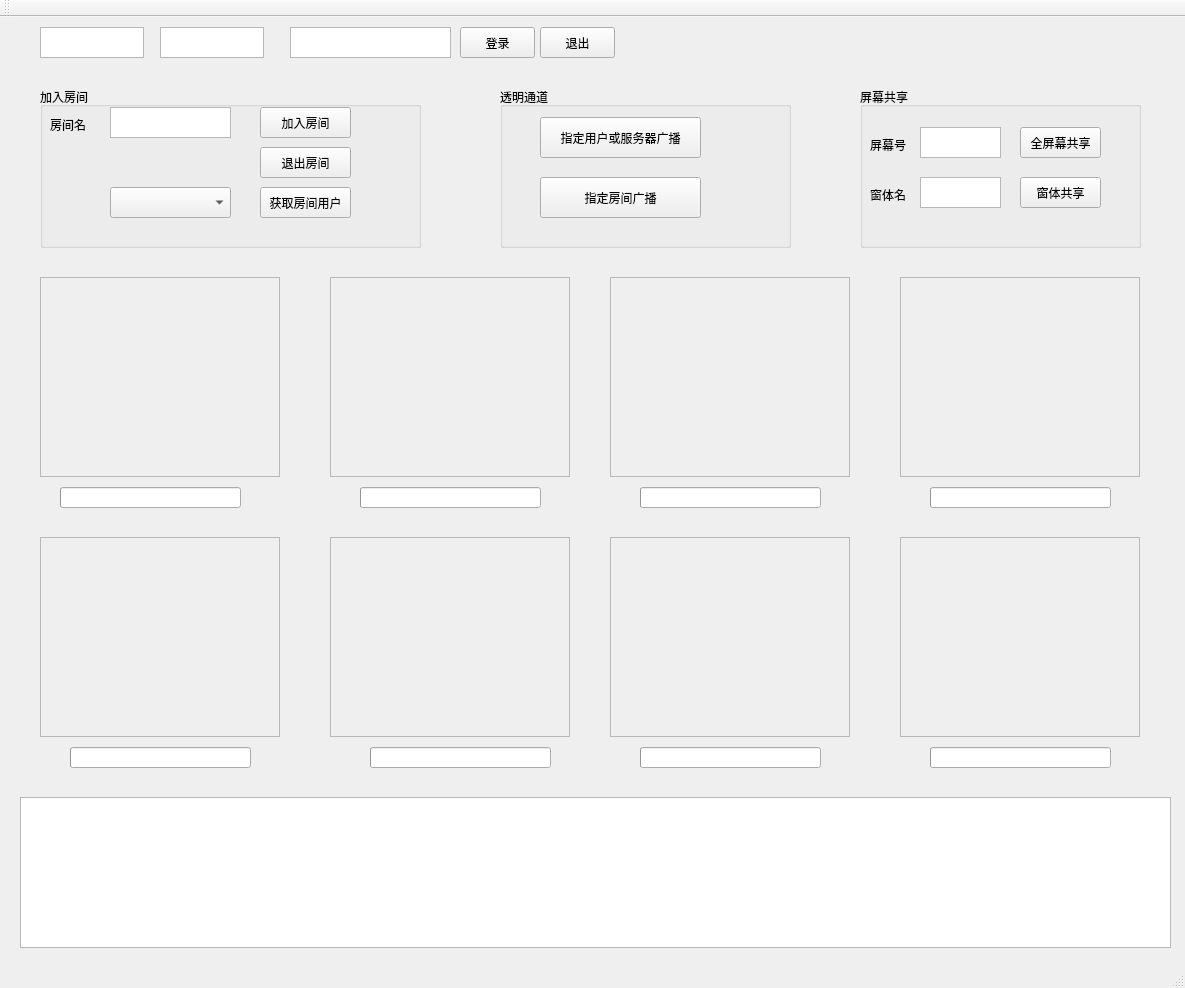
<?xml version="1.0" encoding="UTF-8"?>
<ui version="4.0">
 <class>QtCSDKExampleClass</class>
 <widget class="QMainWindow" name="QtCSDKExampleClass">
  <property name="enabled">
   <bool>true</bool>
  </property>
  <property name="geometry">
   <rect>
    <x>0</x>
    <y>0</y>
    <width>1185</width>
    <height>988</height>
   </rect>
  </property>
  <property name="windowTitle">
   <string>CSDKExample</string>
  </property>
  <widget class="QWidget" name="centralWidget">
   <widget class="QTextEdit" name="tex_username">
    <property name="geometry">
     <rect>
      <x>40</x>
      <y>10</y>
      <width>104</width>
      <height>31</height>
     </rect>
    </property>
   </widget>
   <widget class="QTextEdit" name="tex_passward">
    <property name="geometry">
     <rect>
      <x>160</x>
      <y>10</y>
      <width>104</width>
      <height>31</height>
     </rect>
    </property>
   </widget>
   <widget class="QPushButton" name="btn_login">
    <property name="geometry">
     <rect>
      <x>460</x>
      <y>10</y>
      <width>75</width>
      <height>31</height>
     </rect>
    </property>
    <property name="text">
     <string>登录</string>
    </property>
   </widget>
   <widget class="QTextEdit" name="tex_server">
    <property name="geometry">
     <rect>
      <x>290</x>
      <y>10</y>
      <width>161</width>
      <height>31</height>
     </rect>
    </property>
   </widget>
   <widget class="QTextEdit" name="tex_conlog">
    <property name="geometry">
     <rect>
      <x>20</x>
      <y>780</y>
      <width>1151</width>
      <height>151</height>
     </rect>
    </property>
   </widget>
   <widget class="QGroupBox" name="groupBox_2">
    <property name="geometry">
     <rect>
      <x>40</x>
      <y>70</y>
      <width>381</width>
      <height>161</height>
     </rect>
    </property>
    <property name="title">
     <string>加入房间</string>
    </property>
    <widget class="QPushButton" name="btn_joinRoom">
     <property name="geometry">
      <rect>
       <x>220</x>
       <y>20</y>
       <width>91</width>
       <height>31</height>
      </rect>
     </property>
     <property name="text">
      <string>加入房间</string>
     </property>
    </widget>
    <widget class="QLabel" name="label_7">
     <property name="geometry">
      <rect>
       <x>10</x>
       <y>30</y>
       <width>41</width>
       <height>16</height>
      </rect>
     </property>
     <property name="text">
      <string>房间名</string>
     </property>
    </widget>
    <widget class="QPushButton" name="btn_leave_room">
     <property name="geometry">
      <rect>
       <x>220</x>
       <y>60</y>
       <width>91</width>
       <height>31</height>
      </rect>
     </property>
     <property name="text">
      <string>退出房间</string>
     </property>
    </widget>
    <widget class="QPushButton" name="btn_getusers">
     <property name="geometry">
      <rect>
       <x>220</x>
       <y>100</y>
       <width>91</width>
       <height>31</height>
      </rect>
     </property>
     <property name="text">
      <string>获取房间用户</string>
     </property>
    </widget>
    <widget class="QComboBox" name="cmb_users_list">
     <property name="geometry">
      <rect>
       <x>70</x>
       <y>100</y>
       <width>121</width>
       <height>31</height>
      </rect>
     </property>
    </widget>
    <widget class="QTextEdit" name="text_room_name">
     <property name="geometry">
      <rect>
       <x>70</x>
       <y>20</y>
       <width>121</width>
       <height>31</height>
      </rect>
     </property>
    </widget>
   </widget>
   <widget class="QPushButton" name="btn_logout">
    <property name="geometry">
     <rect>
      <x>540</x>
      <y>10</y>
      <width>75</width>
      <height>31</height>
     </rect>
    </property>
    <property name="text">
     <string>退出</string>
    </property>
   </widget>
   <widget class="QFrame" name="localframe">
    <property name="geometry">
     <rect>
      <x>40</x>
      <y>260</y>
      <width>240</width>
      <height>200</height>
     </rect>
    </property>
    <property name="autoFillBackground">
     <bool>false</bool>
    </property>
    <property name="frameShape">
     <enum>QFrame::StyledPanel</enum>
    </property>
    <property name="frameShadow">
     <enum>QFrame::Raised</enum>
    </property>
   </widget>
   <widget class="QFrame" name="remoteframe">
    <property name="geometry">
     <rect>
      <x>330</x>
      <y>260</y>
      <width>240</width>
      <height>200</height>
     </rect>
    </property>
    <property name="autoFillBackground">
     <bool>false</bool>
    </property>
    <property name="frameShape">
     <enum>QFrame::StyledPanel</enum>
    </property>
    <property name="frameShadow">
     <enum>QFrame::Raised</enum>
    </property>
   </widget>
   <widget class="QFrame" name="remoteframe_2">
    <property name="geometry">
     <rect>
      <x>610</x>
      <y>260</y>
      <width>240</width>
      <height>200</height>
     </rect>
    </property>
    <property name="autoFillBackground">
     <bool>false</bool>
    </property>
    <property name="frameShape">
     <enum>QFrame::StyledPanel</enum>
    </property>
    <property name="frameShadow">
     <enum>QFrame::Raised</enum>
    </property>
   </widget>
   <widget class="QFrame" name="remoteframe_3">
    <property name="geometry">
     <rect>
      <x>900</x>
      <y>260</y>
      <width>240</width>
      <height>200</height>
     </rect>
    </property>
    <property name="autoFillBackground">
     <bool>false</bool>
    </property>
    <property name="frameShape">
     <enum>QFrame::StyledPanel</enum>
    </property>
    <property name="frameShadow">
     <enum>QFrame::Raised</enum>
    </property>
   </widget>
   <widget class="QFrame" name="remoteframe_4">
    <property name="geometry">
     <rect>
      <x>40</x>
      <y>520</y>
      <width>240</width>
      <height>200</height>
     </rect>
    </property>
    <property name="autoFillBackground">
     <bool>false</bool>
    </property>
    <property name="frameShape">
     <enum>QFrame::StyledPanel</enum>
    </property>
    <property name="frameShadow">
     <enum>QFrame::Raised</enum>
    </property>
   </widget>
   <widget class="QFrame" name="remoteframe_5">
    <property name="geometry">
     <rect>
      <x>330</x>
      <y>520</y>
      <width>240</width>
      <height>200</height>
     </rect>
    </property>
    <property name="autoFillBackground">
     <bool>false</bool>
    </property>
    <property name="frameShape">
     <enum>QFrame::StyledPanel</enum>
    </property>
    <property name="frameShadow">
     <enum>QFrame::Raised</enum>
    </property>
   </widget>
   <widget class="QFrame" name="remoteframe_6">
    <property name="geometry">
     <rect>
      <x>610</x>
      <y>520</y>
      <width>240</width>
      <height>200</height>
     </rect>
    </property>
    <property name="autoFillBackground">
     <bool>false</bool>
    </property>
    <property name="frameShape">
     <enum>QFrame::StyledPanel</enum>
    </property>
    <property name="frameShadow">
     <enum>QFrame::Raised</enum>
    </property>
   </widget>
   <widget class="QFrame" name="remoteframe_7">
    <property name="geometry">
     <rect>
      <x>900</x>
      <y>520</y>
      <width>240</width>
      <height>200</height>
     </rect>
    </property>
    <property name="autoFillBackground">
     <bool>false</bool>
    </property>
    <property name="frameShape">
     <enum>QFrame::StyledPanel</enum>
    </property>
    <property name="frameShadow">
     <enum>QFrame::Raised</enum>
    </property>
   </widget>
   <widget class="QWidget" name="layoutWidget_7">
    <property name="geometry">
     <rect>
      <x>60</x>
      <y>490</y>
      <width>191</width>
      <height>18</height>
     </rect>
    </property>
    <layout class="QHBoxLayout" name="horizontalLayout_8">
     <item>
      <widget class="QLabel" name="label">
       <property name="text">
        <string/>
       </property>
      </widget>
     </item>
     <item>
      <widget class="QCheckBox" name="enableVideo_cb_local">
       <property name="mouseTracking">
        <bool>true</bool>
       </property>
       <property name="text">
        <string>video</string>
       </property>
       <property name="checkable">
        <bool>true</bool>
       </property>
       <property name="checked">
        <bool>false</bool>
       </property>
      </widget>
     </item>
     <item>
      <widget class="QCheckBox" name="enableAudio_cb_local">
       <property name="text">
        <string>audio</string>
       </property>
       <property name="checked">
        <bool>false</bool>
       </property>
      </widget>
     </item>
    </layout>
   </widget>
   <widget class="QGroupBox" name="groupBox_4">
    <property name="geometry">
     <rect>
      <x>500</x>
      <y>70</y>
      <width>291</width>
      <height>161</height>
     </rect>
    </property>
    <property name="title">
     <string>透明通道</string>
    </property>
    <widget class="QPushButton" name="btn_transbuffer">
     <property name="geometry">
      <rect>
       <x>40</x>
       <y>30</y>
       <width>161</width>
       <height>41</height>
      </rect>
     </property>
     <property name="text">
      <string>指定用户或服务器广播</string>
     </property>
    </widget>
    <widget class="QPushButton" name="btn_transbufferroom">
     <property name="geometry">
      <rect>
       <x>40</x>
       <y>90</y>
       <width>161</width>
       <height>41</height>
      </rect>
     </property>
     <property name="text">
      <string>指定房间广播</string>
     </property>
    </widget>
   </widget>
   <widget class="QLabel" name="remoteuser_3">
    <property name="geometry">
     <rect>
      <x>920</x>
      <y>500</y>
      <width>189</width>
      <height>16</height>
     </rect>
    </property>
    <property name="text">
     <string/>
    </property>
   </widget>
   <widget class="QProgressBar" name="remote_audio_level_1">
    <property name="geometry">
     <rect>
      <x>360</x>
      <y>470</y>
      <width>181</width>
      <height>21</height>
     </rect>
    </property>
    <property name="value">
     <number>0</number>
    </property>
    <property name="textVisible">
     <bool>false</bool>
    </property>
   </widget>
   <widget class="QProgressBar" name="remote_audio_level_2">
    <property name="geometry">
     <rect>
      <x>640</x>
      <y>470</y>
      <width>181</width>
      <height>21</height>
     </rect>
    </property>
    <property name="value">
     <number>0</number>
    </property>
    <property name="textVisible">
     <bool>false</bool>
    </property>
   </widget>
   <widget class="QProgressBar" name="remote_audio_level_3">
    <property name="geometry">
     <rect>
      <x>930</x>
      <y>470</y>
      <width>181</width>
      <height>21</height>
     </rect>
    </property>
    <property name="value">
     <number>0</number>
    </property>
    <property name="textVisible">
     <bool>false</bool>
    </property>
   </widget>
   <widget class="QProgressBar" name="remote_audio_level_4">
    <property name="geometry">
     <rect>
      <x>70</x>
      <y>730</y>
      <width>181</width>
      <height>21</height>
     </rect>
    </property>
    <property name="value">
     <number>0</number>
    </property>
    <property name="textVisible">
     <bool>false</bool>
    </property>
   </widget>
   <widget class="QProgressBar" name="remote_audio_level_5">
    <property name="geometry">
     <rect>
      <x>370</x>
      <y>730</y>
      <width>181</width>
      <height>21</height>
     </rect>
    </property>
    <property name="value">
     <number>0</number>
    </property>
    <property name="textVisible">
     <bool>false</bool>
    </property>
   </widget>
   <widget class="QProgressBar" name="remote_audio_level_6">
    <property name="geometry">
     <rect>
      <x>640</x>
      <y>730</y>
      <width>181</width>
      <height>21</height>
     </rect>
    </property>
    <property name="value">
     <number>0</number>
    </property>
    <property name="textVisible">
     <bool>false</bool>
    </property>
   </widget>
   <widget class="QProgressBar" name="remote_audio_level_7">
    <property name="geometry">
     <rect>
      <x>930</x>
      <y>730</y>
      <width>181</width>
      <height>21</height>
     </rect>
    </property>
    <property name="value">
     <number>0</number>
    </property>
    <property name="textVisible">
     <bool>false</bool>
    </property>
   </widget>
   <widget class="QProgressBar" name="local_audio_level">
    <property name="geometry">
     <rect>
      <x>60</x>
      <y>470</y>
      <width>181</width>
      <height>21</height>
     </rect>
    </property>
    <property name="value">
     <number>0</number>
    </property>
    <property name="textVisible">
     <bool>false</bool>
    </property>
   </widget>
   <widget class="QGroupBox" name="groupBox_5">
    <property name="geometry">
     <rect>
      <x>860</x>
      <y>70</y>
      <width>281</width>
      <height>161</height>
     </rect>
    </property>
    <property name="title">
     <string>屏幕共享</string>
    </property>
    <widget class="QPushButton" name="btn_desktopshare">
     <property name="geometry">
      <rect>
       <x>160</x>
       <y>40</y>
       <width>81</width>
       <height>31</height>
      </rect>
     </property>
     <property name="text">
      <string>全屏幕共享</string>
     </property>
    </widget>
    <widget class="QPushButton" name="btn_windowshare">
     <property name="geometry">
      <rect>
       <x>160</x>
       <y>90</y>
       <width>81</width>
       <height>31</height>
      </rect>
     </property>
     <property name="text">
      <string>窗体共享</string>
     </property>
    </widget>
    <widget class="QLabel" name="label_8">
     <property name="geometry">
      <rect>
       <x>10</x>
       <y>100</y>
       <width>41</width>
       <height>16</height>
      </rect>
     </property>
     <property name="text">
      <string>窗体名</string>
     </property>
    </widget>
    <widget class="QTextEdit" name="text_windowname">
     <property name="geometry">
      <rect>
       <x>60</x>
       <y>90</y>
       <width>81</width>
       <height>31</height>
      </rect>
     </property>
    </widget>
    <widget class="QLabel" name="label_9">
     <property name="geometry">
      <rect>
       <x>10</x>
       <y>50</y>
       <width>41</width>
       <height>16</height>
      </rect>
     </property>
     <property name="text">
      <string>屏幕号</string>
     </property>
    </widget>
    <widget class="QTextEdit" name="text_desktopid">
     <property name="geometry">
      <rect>
       <x>60</x>
       <y>40</y>
       <width>81</width>
       <height>31</height>
      </rect>
     </property>
    </widget>
   </widget>
   <widget class="QWidget" name="layoutWidget_8">
    <property name="geometry">
     <rect>
      <x>350</x>
      <y>490</y>
      <width>191</width>
      <height>20</height>
     </rect>
    </property>
    <layout class="QHBoxLayout" name="horizontalLayout_9">
     <item>
      <widget class="QLabel" name="remote_label_1">
       <property name="text">
        <string/>
       </property>
      </widget>
     </item>
     <item>
      <widget class="QCheckBox" name="enableVideo_cb_remote_1">
       <property name="mouseTracking">
        <bool>true</bool>
       </property>
       <property name="text">
        <string>video</string>
       </property>
       <property name="checkable">
        <bool>true</bool>
       </property>
       <property name="checked">
        <bool>false</bool>
       </property>
      </widget>
     </item>
     <item>
      <widget class="QCheckBox" name="enableAudio_cb_remote_1">
       <property name="text">
        <string>audio</string>
       </property>
       <property name="checked">
        <bool>false</bool>
       </property>
      </widget>
     </item>
    </layout>
   </widget>
   <widget class="QWidget" name="layoutWidget_9">
    <property name="geometry">
     <rect>
      <x>640</x>
      <y>490</y>
      <width>191</width>
      <height>20</height>
     </rect>
    </property>
    <layout class="QHBoxLayout" name="horizontalLayout_10">
     <item>
      <widget class="QLabel" name="remote_label_2">
       <property name="text">
        <string/>
       </property>
      </widget>
     </item>
     <item>
      <widget class="QCheckBox" name="enableVideo_cb_remote_2">
       <property name="mouseTracking">
        <bool>true</bool>
       </property>
       <property name="text">
        <string>video</string>
       </property>
       <property name="checkable">
        <bool>true</bool>
       </property>
       <property name="checked">
        <bool>false</bool>
       </property>
      </widget>
     </item>
     <item>
      <widget class="QCheckBox" name="enableAudio_cb_remote_2">
       <property name="text">
        <string>audio</string>
       </property>
       <property name="checked">
        <bool>false</bool>
       </property>
      </widget>
     </item>
    </layout>
   </widget>
   <widget class="QWidget" name="layoutWidget_10">
    <property name="geometry">
     <rect>
      <x>930</x>
      <y>490</y>
      <width>191</width>
      <height>20</height>
     </rect>
    </property>
    <layout class="QHBoxLayout" name="horizontalLayout_11">
     <item>
      <widget class="QLabel" name="remote_label_3">
       <property name="text">
        <string/>
       </property>
      </widget>
     </item>
     <item>
      <widget class="QCheckBox" name="enableVideo_cb_remote_3">
       <property name="mouseTracking">
        <bool>true</bool>
       </property>
       <property name="text">
        <string>video</string>
       </property>
       <property name="checkable">
        <bool>true</bool>
       </property>
       <property name="checked">
        <bool>false</bool>
       </property>
      </widget>
     </item>
     <item>
      <widget class="QCheckBox" name="enableAudio_cb_remote_3">
       <property name="text">
        <string>audio</string>
       </property>
       <property name="checked">
        <bool>false</bool>
       </property>
      </widget>
     </item>
    </layout>
   </widget>
   <widget class="QWidget" name="layoutWidget_11">
    <property name="geometry">
     <rect>
      <x>60</x>
      <y>750</y>
      <width>191</width>
      <height>20</height>
     </rect>
    </property>
    <layout class="QHBoxLayout" name="horizontalLayout_12">
     <item>
      <widget class="QLabel" name="remote_label_4">
       <property name="text">
        <string/>
       </property>
      </widget>
     </item>
     <item>
      <widget class="QCheckBox" name="enableVideo_cb_remote_4">
       <property name="mouseTracking">
        <bool>true</bool>
       </property>
       <property name="text">
        <string>video</string>
       </property>
       <property name="checkable">
        <bool>true</bool>
       </property>
       <property name="checked">
        <bool>false</bool>
       </property>
      </widget>
     </item>
     <item>
      <widget class="QCheckBox" name="enableAudio_cb_remote_4">
       <property name="text">
        <string>audio</string>
       </property>
       <property name="checked">
        <bool>false</bool>
       </property>
      </widget>
     </item>
    </layout>
   </widget>
   <widget class="QWidget" name="layoutWidget_12">
    <property name="geometry">
     <rect>
      <x>360</x>
      <y>750</y>
      <width>191</width>
      <height>20</height>
     </rect>
    </property>
    <layout class="QHBoxLayout" name="horizontalLayout_13">
     <item>
      <widget class="QLabel" name="remote_label_5">
       <property name="text">
        <string/>
       </property>
      </widget>
     </item>
     <item>
      <widget class="QCheckBox" name="enableVideo_cb_remote_5">
       <property name="mouseTracking">
        <bool>true</bool>
       </property>
       <property name="text">
        <string>video</string>
       </property>
       <property name="checkable">
        <bool>true</bool>
       </property>
       <property name="checked">
        <bool>false</bool>
       </property>
      </widget>
     </item>
     <item>
      <widget class="QCheckBox" name="enableAudio_cb_remote_5">
       <property name="text">
        <string>audio</string>
       </property>
       <property name="checked">
        <bool>false</bool>
       </property>
      </widget>
     </item>
    </layout>
   </widget>
   <widget class="QWidget" name="layoutWidget_13">
    <property name="geometry">
     <rect>
      <x>630</x>
      <y>750</y>
      <width>191</width>
      <height>20</height>
     </rect>
    </property>
    <layout class="QHBoxLayout" name="horizontalLayout_14">
     <item>
      <widget class="QLabel" name="remote_label_6">
       <property name="text">
        <string/>
       </property>
      </widget>
     </item>
     <item>
      <widget class="QCheckBox" name="enableVideo_cb_remote_6">
       <property name="mouseTracking">
        <bool>true</bool>
       </property>
       <property name="text">
        <string>video</string>
       </property>
       <property name="checkable">
        <bool>true</bool>
       </property>
       <property name="checked">
        <bool>false</bool>
       </property>
      </widget>
     </item>
     <item>
      <widget class="QCheckBox" name="enableAudio_cb_remote_6">
       <property name="text">
        <string>audio</string>
       </property>
       <property name="checked">
        <bool>false</bool>
       </property>
      </widget>
     </item>
    </layout>
   </widget>
   <widget class="QWidget" name="layoutWidget_14">
    <property name="geometry">
     <rect>
      <x>930</x>
      <y>750</y>
      <width>191</width>
      <height>20</height>
     </rect>
    </property>
    <layout class="QHBoxLayout" name="horizontalLayout_15">
     <item>
      <widget class="QLabel" name="remote_label_7">
       <property name="text">
        <string/>
       </property>
      </widget>
     </item>
     <item>
      <widget class="QCheckBox" name="enableVideo_cb_remote_7">
       <property name="mouseTracking">
        <bool>true</bool>
       </property>
       <property name="text">
        <string>video</string>
       </property>
       <property name="checkable">
        <bool>true</bool>
       </property>
       <property name="checked">
        <bool>false</bool>
       </property>
      </widget>
     </item>
     <item>
      <widget class="QCheckBox" name="enableAudio_cb_remote_7">
       <property name="text">
        <string>audio</string>
       </property>
       <property name="checked">
        <bool>false</bool>
       </property>
      </widget>
     </item>
    </layout>
   </widget>
  </widget>
  <widget class="QMenuBar" name="menuBar">
   <property name="geometry">
    <rect>
     <x>0</x>
     <y>0</y>
     <width>1185</width>
     <height>23</height>
    </rect>
   </property>
  </widget>
  <widget class="QToolBar" name="mainToolBar">
   <attribute name="toolBarArea">
    <enum>TopToolBarArea</enum>
   </attribute>
   <attribute name="toolBarBreak">
    <bool>false</bool>
   </attribute>
  </widget>
  <widget class="QStatusBar" name="statusBar"/>
 </widget>
 <layoutdefault spacing="6" margin="11"/>
 <resources/>
 <connections/>
 <slots>
  <slot>UserLogin()</slot>
  <slot>UserLogout()</slot>
  <slot>JoinRoom()</slot>
 </slots>
</ui>
